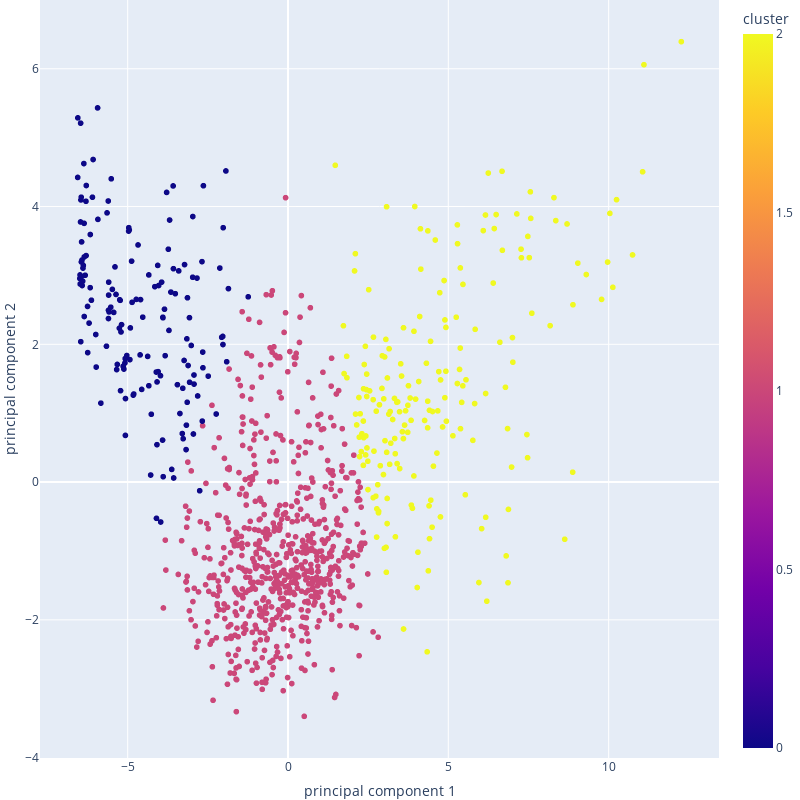

Notebook code for this chart:
### Code cell
df_kmeans = main(1)

### Figure 1 — Plotly figure (JSON) as saved in the notebook; plotly's stock layout.template omitted (floating-point values rounded to 4 significant figures; data arrays with more than 128 entries replaced by an {"elided": "..."} marker saying what was removed)
{"data": [{"hovertemplate": "principal component 1=%{x}<br>principal component 2=%{y}<br>cluster=%{marker.color}<extra></extra>", "legendgroup": "", "marker": {"color": {"elided": "1041 int values"}, "coloraxis": "coloraxis", "symbol": "circle"}, "mode": "markers", "name": "", "showlegend": false, "type": "scattergl", "x": {"elided": "1041 float values"}, "xaxis": "x", "y": {"elided": "1041 float values"}, "yaxis": "y"}], "layout": {"coloraxis": {"colorbar": {"title": {"text": "cluster"}}, "colorscale": [[0, "#0d0887"], [0.1111, "#46039f"], [0.2222, "#7201a8"], [0.3333, "#9c179e"], [0.4444, "#bd3786"], [0.5556, "#d8576b"], [0.6667, "#ed7953"], [0.7778, "#fb9f3a"], [0.8889, "#fdca26"], [1, "#f0f921"]]}, "height": 800, "legend": {"tracegroupgap": 0}, "margin": {"b": 0, "l": 0, "r": 0, "t": 0}, "scene": {"xaxis": {"title": {"text": "PCA 1"}}, "yaxis": {"title": {"text": "PCA 2"}}}, "title": {"text": "Clusters"}, "width": 800, "xaxis": {"anchor": "y", "domain": [0, 1], "title": {"text": "principal component 1"}}, "yaxis": {"anchor": "x", "domain": [0, 1], "title": {"text": "principal component 2"}}}}
